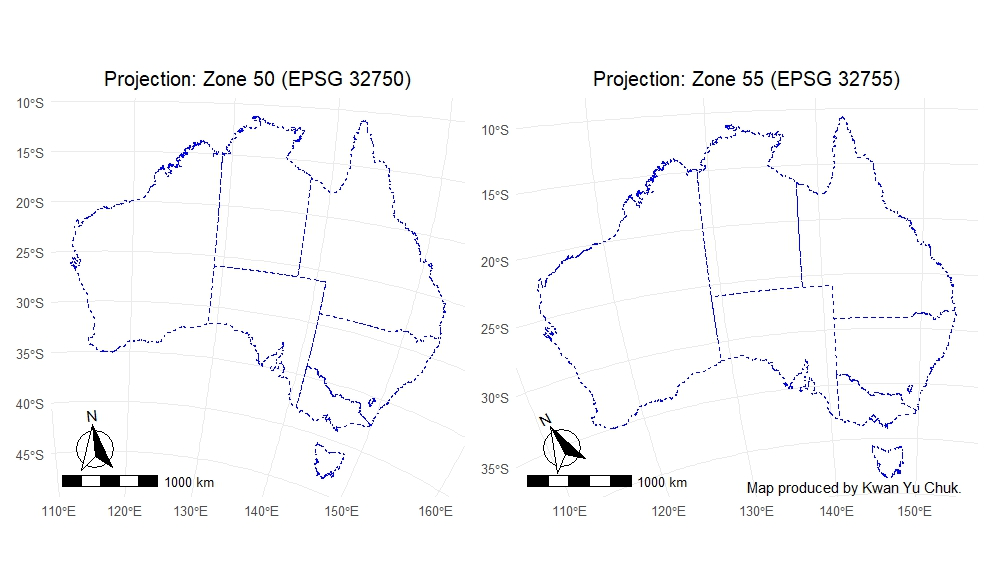

The script that drew this image:
# Kwan Yu Chuk
# 26/11/2024

library(sf)
library(ggplot2)
library(dplyr)
library(patchwork)
library(ggspatial)
library(rosm)
library(grid)

au <- st_read("au.shp")

au_50 <- st_transform(au, crs = 32750)
au_55 <- st_transform(au, crs = 32755)

crs50 <- ggplot() +
  geom_sf(data = au_50, fill = NA, color = "blue", linetype = "dashed") +
  theme_minimal() +
  theme(
    plot.title = element_text(hjust = 0.5),
    legend.position = c(0.1, 0.1)) +
  labs(title = "Projection: Zone 50 (EPSG 32750)") +
  annotation_north_arrow(location = "bl", which_north = "true",
                         style = north_arrow_fancy_orienteering(),
                         pad_y = unit(0.5, "cm")) +
  annotation_scale(location = "bl", width_hint = 0.3) 


crs55 <- ggplot() +
  geom_sf(data = au_55, fill = NA, color = "blue", linetype = "dashed") +
  theme_minimal() +
  theme(
    plot.title = element_text(hjust = 0.5),
    legend.position = c(0.1, 0.1)) +
  labs(title = "Projection: Zone 55 (EPSG 32755)") +
  annotation_north_arrow(location = "bl", which_north = "true",
                         style = north_arrow_fancy_orienteering(),
                         pad_y = unit(0.5, "cm")) +
  annotation_scale(location = "bl", width_hint = 0.3) +
  annotation_custom(
    grob = textGrob("Map produced by Kwan Yu Chuk.",
                    x = 0.5, y = 0.01, hjust = 0, vjust = 0, gp = gpar(fontsize = 10)),
    xmin = -Inf, xmax = Inf, ymin = -Inf, ymax = Inf
  )

crs50 + crs55
